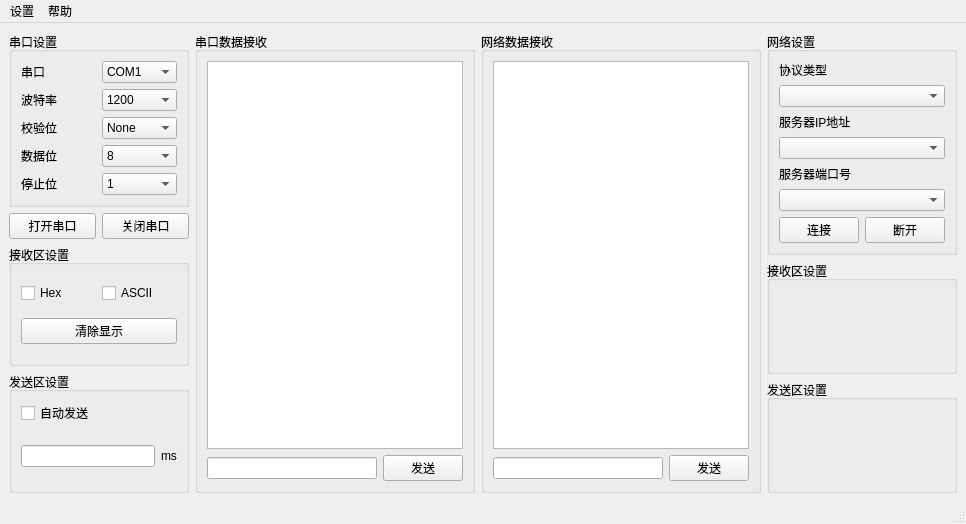
<?xml version="1.0" encoding="UTF-8"?>
<ui version="4.0">
 <class>MainWindow</class>
 <widget class="QMainWindow" name="MainWindow">
  <property name="geometry">
   <rect>
    <x>0</x>
    <y>0</y>
    <width>966</width>
    <height>524</height>
   </rect>
  </property>
  <property name="windowTitle">
   <string>MainWindow</string>
  </property>
  <widget class="QWidget" name="centralwidget">
   <layout class="QHBoxLayout" name="horizontalLayout_10">
    <item>
     <layout class="QVBoxLayout" name="verticalLayout_5">
      <item>
       <widget class="QGroupBox" name="groupBox">
        <property name="title">
         <string>串口设置</string>
        </property>
        <layout class="QHBoxLayout" name="horizontalLayout">
         <item>
          <layout class="QVBoxLayout" name="verticalLayout_2">
           <item>
            <widget class="QLabel" name="label">
             <property name="text">
              <string>串口</string>
             </property>
            </widget>
           </item>
           <item>
            <widget class="QLabel" name="label_2">
             <property name="text">
              <string>波特率</string>
             </property>
            </widget>
           </item>
           <item>
            <widget class="QLabel" name="label_3">
             <property name="text">
              <string>校验位</string>
             </property>
            </widget>
           </item>
           <item>
            <widget class="QLabel" name="label_4">
             <property name="text">
              <string>数据位</string>
             </property>
            </widget>
           </item>
           <item>
            <widget class="QLabel" name="label_5">
             <property name="text">
              <string>停止位</string>
             </property>
            </widget>
           </item>
          </layout>
         </item>
         <item>
          <layout class="QVBoxLayout" name="verticalLayout">
           <item>
            <widget class="QComboBox" name="cmb_port_name">
             <item>
              <property name="text">
               <string>COM1</string>
              </property>
             </item>
             <item>
              <property name="text">
               <string>COM2</string>
              </property>
             </item>
             <item>
              <property name="text">
               <string>COM3</string>
              </property>
             </item>
             <item>
              <property name="text">
               <string>COM4</string>
              </property>
             </item>
             <item>
              <property name="text">
               <string>COM5</string>
              </property>
             </item>
             <item>
              <property name="text">
               <string>COM6</string>
              </property>
             </item>
             <item>
              <property name="text">
               <string>COM7</string>
              </property>
             </item>
             <item>
              <property name="text">
               <string>COM8</string>
              </property>
             </item>
            </widget>
           </item>
           <item>
            <widget class="QComboBox" name="cmb_baud_rate">
             <item>
              <property name="text">
               <string>1200</string>
              </property>
             </item>
             <item>
              <property name="text">
               <string>4800</string>
              </property>
             </item>
             <item>
              <property name="text">
               <string>9600</string>
              </property>
             </item>
             <item>
              <property name="text">
               <string>19200</string>
              </property>
             </item>
             <item>
              <property name="text">
               <string>38400</string>
              </property>
             </item>
             <item>
              <property name="text">
               <string>57600</string>
              </property>
             </item>
             <item>
              <property name="text">
               <string>115200</string>
              </property>
             </item>
            </widget>
           </item>
           <item>
            <widget class="QComboBox" name="comboBox_4">
             <item>
              <property name="text">
               <string>None</string>
              </property>
             </item>
            </widget>
           </item>
           <item>
            <widget class="QComboBox" name="comboBox_3">
             <item>
              <property name="text">
               <string>8</string>
              </property>
             </item>
            </widget>
           </item>
           <item>
            <widget class="QComboBox" name="comboBox_5">
             <item>
              <property name="text">
               <string>1</string>
              </property>
             </item>
            </widget>
           </item>
          </layout>
         </item>
        </layout>
       </widget>
      </item>
      <item>
       <layout class="QHBoxLayout" name="horizontalLayout_2">
        <item>
         <widget class="QPushButton" name="btn_open">
          <property name="text">
           <string>打开串口</string>
          </property>
         </widget>
        </item>
        <item>
         <widget class="QPushButton" name="btn_close">
          <property name="text">
           <string>关闭串口</string>
          </property>
         </widget>
        </item>
       </layout>
      </item>
      <item>
       <widget class="QGroupBox" name="groupBox_2">
        <property name="sizePolicy">
         <sizepolicy hsizetype="Preferred" vsizetype="Preferred">
          <horstretch>0</horstretch>
          <verstretch>0</verstretch>
         </sizepolicy>
        </property>
        <property name="title">
         <string>接收区设置</string>
        </property>
        <layout class="QHBoxLayout" name="horizontalLayout_6">
         <item>
          <layout class="QVBoxLayout" name="verticalLayout_3">
           <item>
            <layout class="QHBoxLayout" name="horizontalLayout_3">
             <item>
              <widget class="QCheckBox" name="chb_hex">
               <property name="text">
                <string>Hex</string>
               </property>
              </widget>
             </item>
             <item>
              <widget class="QCheckBox" name="checkBox_2">
               <property name="text">
                <string>ASCII</string>
               </property>
              </widget>
             </item>
            </layout>
           </item>
           <item>
            <widget class="QPushButton" name="pushButton_3">
             <property name="text">
              <string>清除显示</string>
             </property>
            </widget>
           </item>
          </layout>
         </item>
        </layout>
       </widget>
      </item>
      <item>
       <widget class="QGroupBox" name="groupBox_3">
        <property name="title">
         <string>发送区设置</string>
        </property>
        <layout class="QVBoxLayout" name="verticalLayout_4">
         <item>
          <widget class="QCheckBox" name="checkBox_3">
           <property name="text">
            <string>自动发送</string>
           </property>
          </widget>
         </item>
         <item>
          <layout class="QHBoxLayout" name="horizontalLayout_4">
           <item>
            <widget class="QLineEdit" name="lineEdit"/>
           </item>
           <item>
            <widget class="QLabel" name="label_6">
             <property name="text">
              <string>ms</string>
             </property>
            </widget>
           </item>
          </layout>
         </item>
        </layout>
       </widget>
      </item>
     </layout>
    </item>
    <item>
     <widget class="QGroupBox" name="groupBox_4">
      <property name="title">
       <string>串口数据接收</string>
      </property>
      <layout class="QVBoxLayout" name="verticalLayout_8">
       <item>
        <widget class="QPlainTextEdit" name="plainTextEdit"/>
       </item>
       <item>
        <layout class="QHBoxLayout" name="horizontalLayout_5">
         <item>
          <widget class="QLineEdit" name="lint_send1"/>
         </item>
         <item>
          <widget class="QPushButton" name="btn_send1">
           <property name="text">
            <string>发送</string>
           </property>
          </widget>
         </item>
        </layout>
       </item>
      </layout>
     </widget>
    </item>
    <item>
     <widget class="QGroupBox" name="groupBox_5">
      <property name="title">
       <string>网络数据接收</string>
      </property>
      <layout class="QVBoxLayout" name="verticalLayout_9">
       <item>
        <widget class="QPlainTextEdit" name="plainTextEdit_2"/>
       </item>
       <item>
        <layout class="QHBoxLayout" name="horizontalLayout_7">
         <item>
          <widget class="QLineEdit" name="lineEdit_3"/>
         </item>
         <item>
          <widget class="QPushButton" name="pushButton_5">
           <property name="text">
            <string>发送</string>
           </property>
          </widget>
         </item>
        </layout>
       </item>
      </layout>
     </widget>
    </item>
    <item>
     <layout class="QVBoxLayout" name="verticalLayout_12">
      <item>
       <widget class="QGroupBox" name="groupBox_6">
        <property name="title">
         <string>网络设置</string>
        </property>
        <layout class="QVBoxLayout" name="verticalLayout_10">
         <item>
          <widget class="QLabel" name="label_7">
           <property name="text">
            <string>协议类型</string>
           </property>
          </widget>
         </item>
         <item>
          <widget class="QComboBox" name="comboBox_6"/>
         </item>
         <item>
          <widget class="QLabel" name="label_8">
           <property name="text">
            <string>服务器IP地址</string>
           </property>
          </widget>
         </item>
         <item>
          <widget class="QComboBox" name="comboBox_7"/>
         </item>
         <item>
          <widget class="QLabel" name="label_9">
           <property name="text">
            <string>服务器端口号</string>
           </property>
          </widget>
         </item>
         <item>
          <widget class="QComboBox" name="comboBox_8"/>
         </item>
         <item>
          <layout class="QHBoxLayout" name="horizontalLayout_8">
           <item>
            <widget class="QPushButton" name="pushButton_6">
             <property name="text">
              <string>连接</string>
             </property>
            </widget>
           </item>
           <item>
            <widget class="QPushButton" name="pushButton_7">
             <property name="text">
              <string>断开</string>
             </property>
            </widget>
           </item>
          </layout>
         </item>
        </layout>
       </widget>
      </item>
      <item>
       <widget class="QGroupBox" name="groupBox_8">
        <property name="title">
         <string>接收区设置</string>
        </property>
       </widget>
      </item>
      <item>
       <widget class="QGroupBox" name="groupBox_9">
        <property name="title">
         <string>发送区设置</string>
        </property>
       </widget>
      </item>
     </layout>
    </item>
   </layout>
  </widget>
  <widget class="QMenuBar" name="menubar">
   <property name="geometry">
    <rect>
     <x>0</x>
     <y>0</y>
     <width>966</width>
     <height>26</height>
    </rect>
   </property>
   <widget class="QMenu" name="menu">
    <property name="title">
     <string>设置</string>
    </property>
   </widget>
   <widget class="QMenu" name="menu_2">
    <property name="title">
     <string>帮助</string>
    </property>
   </widget>
   <addaction name="menu"/>
   <addaction name="menu_2"/>
  </widget>
  <widget class="QStatusBar" name="statusbar"/>
 </widget>
 <resources/>
 <connections/>
</ui>
